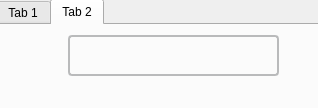
<?xml version="1.0" encoding="UTF-8"?>
<ui version="4.0">
 <class>addfriend</class>
 <widget class="QWidget" name="addfriend">
  <property name="geometry">
   <rect>
    <x>0</x>
    <y>0</y>
    <width>318</width>
    <height>108</height>
   </rect>
  </property>
  <property name="windowTitle">
   <string>Form</string>
  </property>
  <widget class="QTabWidget" name="tabWidget">
   <property name="geometry">
    <rect>
     <x>-4</x>
     <y>-1</y>
     <width>331</width>
     <height>111</height>
    </rect>
   </property>
   <property name="styleSheet">
    <string notr="true">QTabWidget#tabWidget{
	background-color:none;
}
/*设置窗体样式*/
QTabWidget#tabWidget::pane{ 
	/*border:none;*/
}
/*设置QTabWidget 的Tab标签所在那一行的样式下*/
QTabWidget#tabWidget::tab-bar{
	alignment:center;	
}
/*设置QTabWidget 的Tab标签的样式*/
QTabWidget#tabWidget QTabBar::tab{
	border-color: black;
	border-bottom:none;
	border-top-left-radius: 6px;
	border-top-right-radius: 6px;
	background:transparent;
	min-width:5ex;
	min-height:5ex;
}
QTabWidget#tabWidget&gt;QTabBar::tab:!selected:hover{
	border:3px solid #C589C3;
	background:rgb(255, 255, 255, 100);
	border-color: black;
	width:40px;
	height:40px;
}
QTabWidget#tabWidget&gt;QTabBar::tab:selected{
background: none;
border:none;
}</string>
   </property>
   <property name="currentIndex">
    <number>1</number>
   </property>
   <widget class="QWidget" name="tab">
    <attribute name="title">
     <string>Tab 1</string>
    </attribute>
    <widget class="QLineEdit" name="lineEdit">
     <property name="geometry">
      <rect>
       <x>62</x>
       <y>14</y>
       <width>211</width>
       <height>41</height>
      </rect>
     </property>
     <property name="styleSheet">
      <string notr="true">QLineEdit#lineEdit {
   font-family: &quot;Microsoft YaHei&quot;;
   font-size: 18px;
   color: rgb(50, 50, 50);
	background-color: rgba(255, 255, 255, 0%);
	border:2px solid #b9babb;
    border-radius: 4px;
    padding: 2px 2px;
    min-height: 18px;   /* 对应高度大概是24px，这里不知为何不能等价 */
    padding-right: 18px;
}
QLineEdit#lineEdit:focus{
    border: 2px solid #014099;
}
 
QLineEdit#lineEdit_2:hover{
    border: 2px solid #014099;
}
QLineEdit#lineEdit QPushButton {
    width:  16px;
    height: 16px;
    qproperty-flat: true;
    margin-right: 4px;
    border: none;
    border-width: 0;
    background: transparent;
    border-image: url(:/image/search.png) 0 0 0 0 stretch stretch;

}
 </string>
     </property>
    </widget>
   </widget>
   <widget class="QWidget" name="tab_2">
    <attribute name="title">
     <string>Tab 2</string>
    </attribute>
    <widget class="QLineEdit" name="lineEdit_2">
     <property name="geometry">
      <rect>
       <x>70</x>
       <y>10</y>
       <width>211</width>
       <height>41</height>
      </rect>
     </property>
     <property name="styleSheet">
      <string notr="true">QLineEdit#lineEdit_2 {
   font-family: &quot;Microsoft YaHei&quot;;
   font-size: 18px;
   color: rgb(50, 50, 50);
	background-color: rgba(255, 255, 255, 0%);
	border:2px solid #b9babb;
    border-radius: 4px;
    padding: 2px 2px;
    min-height: 18px;   /* 对应高度大概是24px，这里不知为何不能等价 */
    padding-right: 18px;
}
QLineEdit#lineEdit_2:focus{
    border: 2px solid #014099;
}
 
QLineEdit#lineEdit_2:hover{
    border: 2px solid #014099;
}
QLineEdit#lineEdit_2 QPushButton {
    width:  16px;
    height: 16px;
    qproperty-flat: true;
    margin-right: 4px;
    border: none;
    border-width: 0;
    background: transparent;
    border-image: url(:/image/search.png) 0 0 0 0 stretch stretch;

}
 </string>
     </property>
    </widget>
   </widget>
  </widget>
 </widget>
 <resources/>
 <connections/>
</ui>
